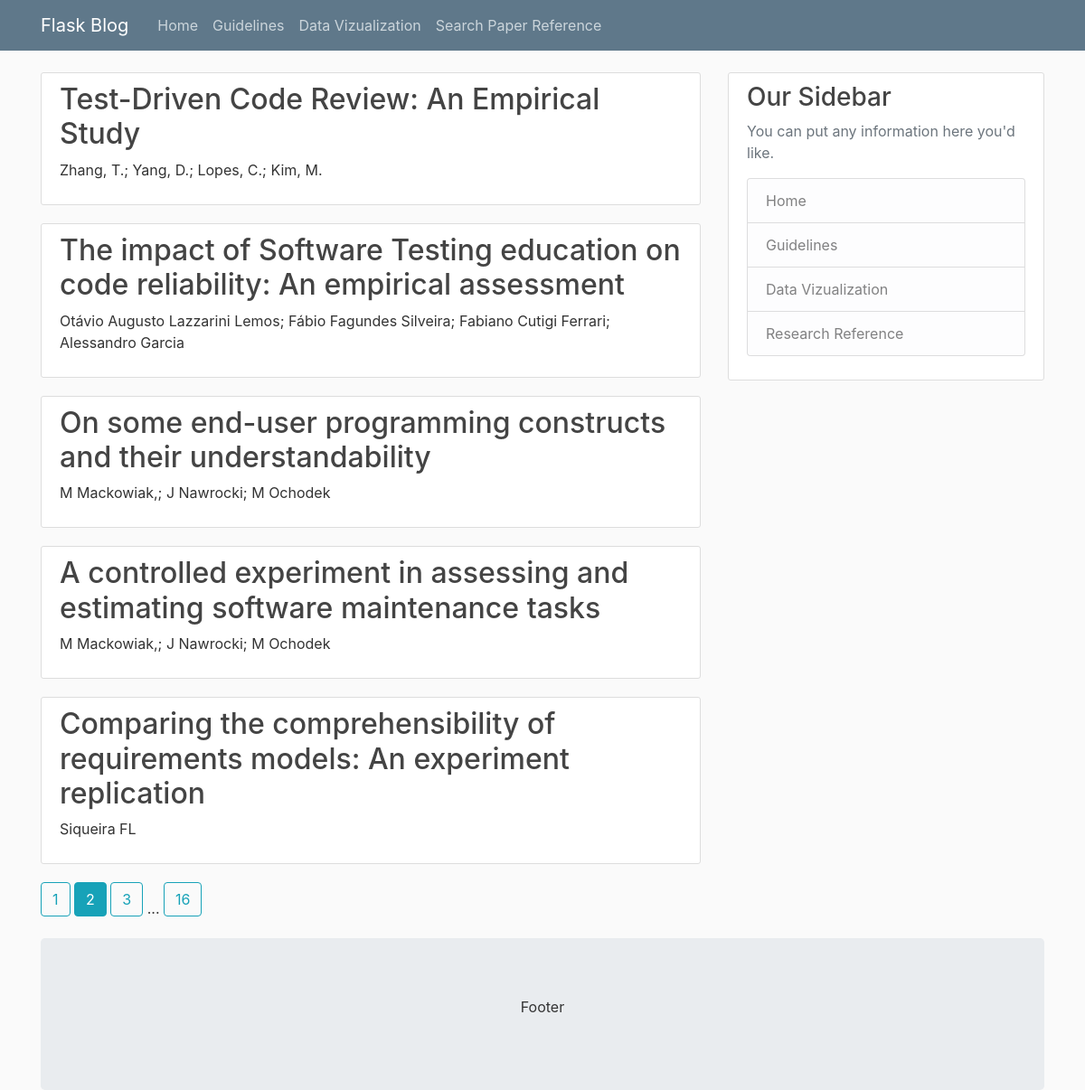
/search?page=2, run on an earlier commit of the app's database.
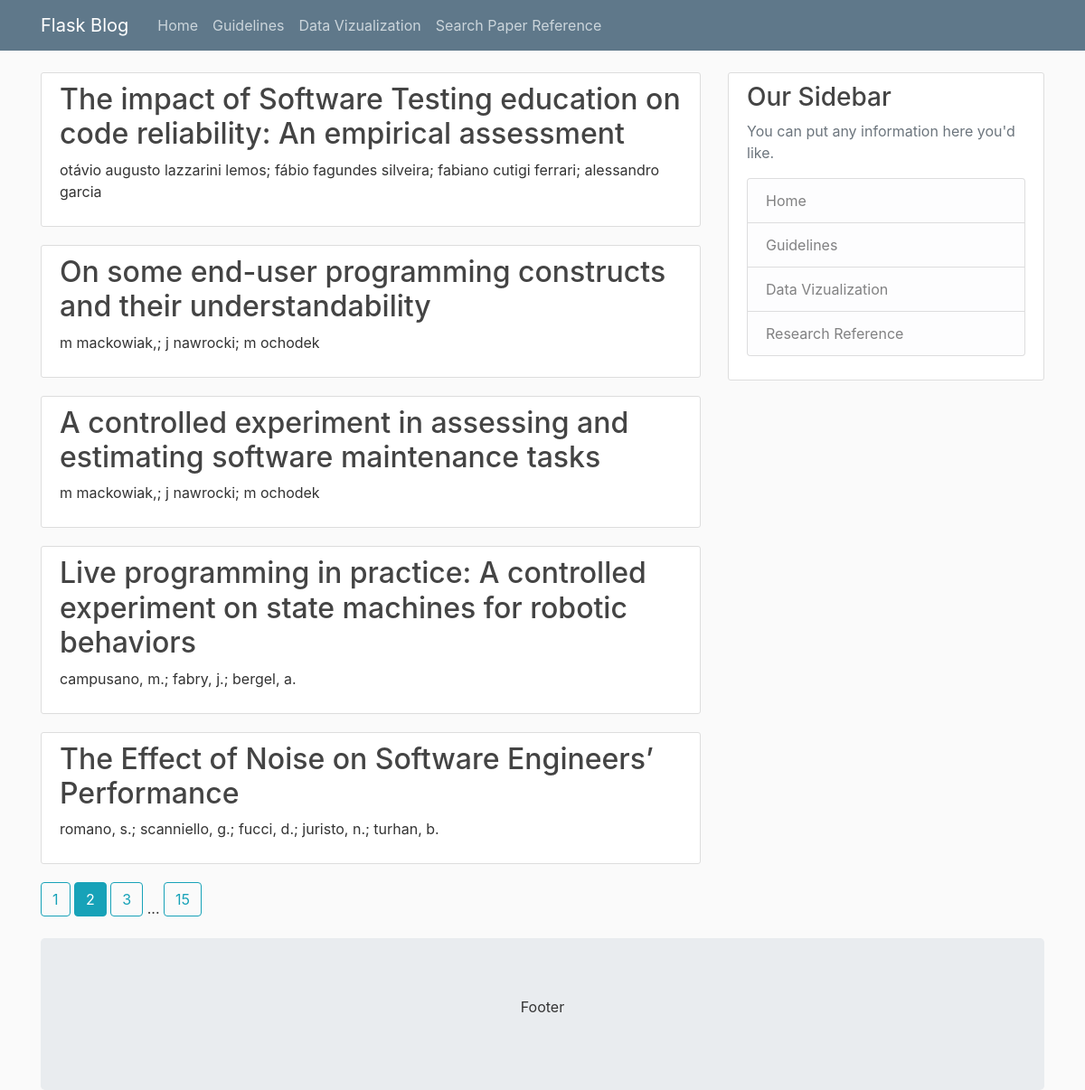
And on a later commit of the database.
### flaskblog/models.py (models this page shows)
class Publication(db.Model):
    pub_id = db.Column(db.Integer, primary_key=True)
    title = db.Column(db.String(200), nullable=False)
    year = db.Column(db.Integer, nullable=False)
    venue = db.Column(db.String(20), nullable=False)
    authors = db.Column(db.String(200), nullable=False)
    experiments = db.relationship("Experiment", backref="exp_pub", lazy=True)

### flaskblog/finder/routes.py (the view)
@ finder.route("/search")
def search():
    page = request.args.get('page', 1, type=int)
    pubs = Publication.query.order_by(
        Publication.year.desc()).paginate(page=page, per_page=5)
    return render_template('research.html', pubs=pubs)

### flaskblog/templates/research.html
{% extends "layout.html" %}
{% block content %}
    {% for post in pubs.items %}
        <article class="media content-section">
          <div class="media-body">
            <h2><a class="article-title" href="{{ url_for('finder.details', pub_id=post.pub_id) }}">{{ post.title }}</a></h2>
            <p class="article-content">{{ post.authors }}</p>
          </div>
        </article>
    {% endfor %}
    {% for page_num in pubs.iter_pages(left_edge=1, right_edge=1, left_current=1, right_current=2) %}
      {% if page_num %}
        {% if pubs.page == page_num %}
          <a class="btn btn-info mb-4" href="{{ url_for('finder.search', page=page_num) }}">{{ page_num }}</a>
        {% else %}
          <a class="btn btn-outline-info mb-4" href="{{ url_for('finder.search', page=page_num) }}">{{ page_num }}</a>
        {% endif %}
      {% else %}
        ...
      {% endif %}
    {% endfor %}
{% endblock content %}

What changed in the data, as far as the page shows it:
no longer on this page (row edited): Publication: title "Test-Driven Code Review: An Empirical Study", authors "Zhang, T.; Yang, D.; Lopes, C.; Kim, M."
no longer on this page (row edited): Publication: title "Comparing the comprehensibility of requirements models: An experiment replication", authors "Siqueira FL"
changed Publication: authors "Otávio Augusto Lazzarini Lemos; Fábio Fagundes Silveira; Fabiano Cutigi Ferrari; Alessandro Garcia" → "otávio augusto lazzarini lemos; fábio fagundes silveira; fabiano cutigi ferrari; alessandro garcia"
changed Publication "On some end-user programming constructs and their understandability": authors "M Mackowiak,; J Nawrocki; M Ochodek" → "m mackowiak,; j nawrocki; m ochodek"
changed Publication "A controlled experiment in assessing and estimating software maintenance tasks": authors "M Mackowiak,; J Nawrocki; M Ochodek" → "m mackowiak,; j nawrocki; m ochodek"
now on this page (row edited): Publication: title "Live programming in practice: A controlled experiment on state machines for robotic behaviors", authors "campusano, m.; fabry, j.; bergel, a."
now on this page (row edited): Publication: title "The Effect of Noise on Software Engineers’ Performance", authors "romano, s.; scanniello, g.; fucci, d.; juristo, n.; turhan, b."
Also different on the page:
new list line: "15"
list line gone: "16"
